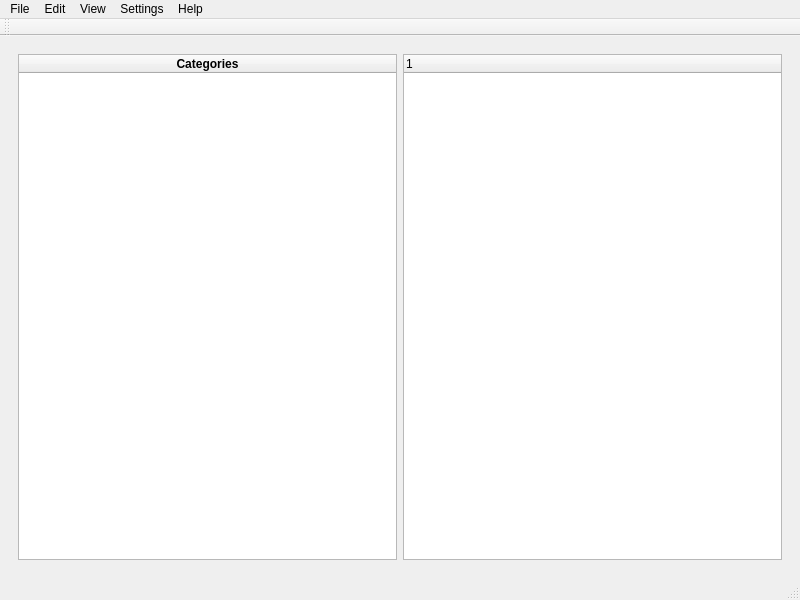
<?xml version="1.0" encoding="UTF-8"?>
<ui version="4.0">
 <class>MainWindow</class>
 <widget class="QMainWindow" name="MainWindow">
  <property name="geometry">
   <rect>
    <x>0</x>
    <y>0</y>
    <width>800</width>
    <height>600</height>
   </rect>
  </property>
  <property name="windowTitle">
   <string>TimeBranchr</string>
  </property>
  <widget class="QWidget" name="centralwidget">
   <layout class="QGridLayout" name="gridLayout">
    <item row="1" column="0">
     <widget class="QStackedWidget" name="stackedWidget">
      <widget class="QWidget" name="page">
       <layout class="QGridLayout" name="gridLayout_2">
        <item row="0" column="0">
         <widget class="QTreeWidget" name="treeWidget">
          <column>
           <property name="text">
            <string notr="true">Categories</string>
           </property>
           <property name="font">
            <font>
             <bold>true</bold>
            </font>
           </property>
           <property name="textAlignment">
            <set>AlignCenter</set>
           </property>
          </column>
         </widget>
        </item>
        <item row="0" column="1">
         <widget class="QTreeWidget" name="treeWidget_2">
          <column>
           <property name="text">
            <string notr="true">1</string>
           </property>
          </column>
         </widget>
        </item>
       </layout>
      </widget>
      <widget class="QWidget" name="page_2"/>
     </widget>
    </item>
   </layout>
  </widget>
  <widget class="QMenuBar" name="menubar">
   <property name="geometry">
    <rect>
     <x>0</x>
     <y>0</y>
     <width>800</width>
     <height>33</height>
    </rect>
   </property>
   <widget class="QMenu" name="menuFile">
    <property name="title">
     <string>File</string>
    </property>
    <addaction name="actionExport_CSV"/>
    <addaction name="actionQuit"/>
   </widget>
   <widget class="QMenu" name="menuEdit">
    <property name="title">
     <string>Edit</string>
    </property>
    <addaction name="actionCopy"/>
    <addaction name="actionPaste"/>
    <addaction name="actionUndo"/>
   </widget>
   <widget class="QMenu" name="menuView">
    <property name="title">
     <string>View</string>
    </property>
    <addaction name="actionDark_Mode_2"/>
    <addaction name="actionShow_Subcategory_Totals"/>
   </widget>
   <widget class="QMenu" name="menuHelp">
    <property name="title">
     <string>Help</string>
    </property>
    <addaction name="actionKeyboard_Shortcuts"/>
    <addaction name="actionAbout"/>
   </widget>
   <widget class="QMenu" name="menuSettings">
    <property name="title">
     <string>Settings</string>
    </property>
    <addaction name="actionSign_Out"/>
   </widget>
   <addaction name="menuFile"/>
   <addaction name="menuEdit"/>
   <addaction name="menuView"/>
   <addaction name="menuSettings"/>
   <addaction name="menuHelp"/>
  </widget>
  <widget class="QStatusBar" name="statusbar"/>
  <widget class="QToolBar" name="toolBar">
   <property name="windowTitle">
    <string>toolBar</string>
   </property>
   <attribute name="toolBarArea">
    <enum>TopToolBarArea</enum>
   </attribute>
   <attribute name="toolBarBreak">
    <bool>false</bool>
   </attribute>
  </widget>
  <action name="actionDark_Mode">
   <property name="text">
    <string>Dark Mode</string>
   </property>
  </action>
  <action name="actionCopy">
   <property name="text">
    <string>Copy (Ctrl+C)</string>
   </property>
  </action>
  <action name="actionPaste">
   <property name="text">
    <string>Paste (Ctrl+V)</string>
   </property>
  </action>
  <action name="actionSign_Out">
   <property name="text">
    <string>Sign Out</string>
   </property>
  </action>
  <action name="actionExport_CSV">
   <property name="text">
    <string>Export (CSV)</string>
   </property>
  </action>
  <action name="actionUndo">
   <property name="text">
    <string>Undo (Ctrl+Z)</string>
   </property>
  </action>
  <action name="actionQuit">
   <property name="text">
    <string>Quit</string>
   </property>
  </action>
  <action name="actionDark_Mode_2">
   <property name="text">
    <string>Dark Mode</string>
   </property>
  </action>
  <action name="actionShow_Subcategory_Totals">
   <property name="text">
    <string>Show Subcategory Totals</string>
   </property>
  </action>
  <action name="actionKeyboard_Shortcuts">
   <property name="text">
    <string>Keyboard Shortcuts</string>
   </property>
  </action>
  <action name="actionAbout">
   <property name="text">
    <string>About</string>
   </property>
  </action>
 </widget>
 <resources/>
 <connections/>
</ui>
